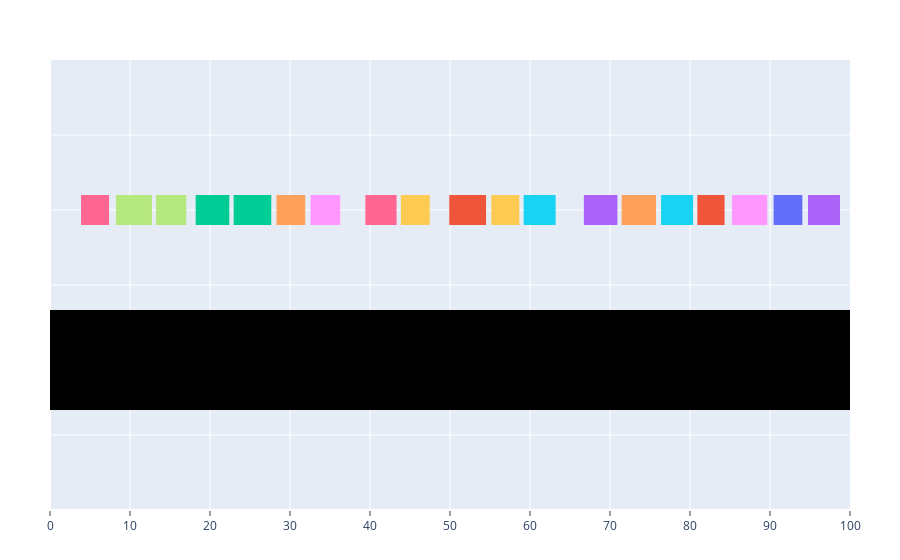

The notebook cell this image was saved under:
### Code cell
# Interactive plot with PlotlyJS backend
function plot_cars(curb_length, park_simulation)
    car_positions = park_simulation["parked_cars"]
    
    starts = map(x -> x[1], car_positions)
    ends = map(x -> x[2], car_positions)
    driverNo = map(x -> x[4], car_positions)

    x = [starts; ends]
    y = ones(2*size(x)[1])
    traces = [scatter(x=[0, curb_length], y=[0.1, 0.1], mode="lines", line=attr(width=100, color="black"))]
    
    for i in eachindex(starts)
        trace = scatter(x=[starts[i],ends[i]], y=[0.2,0.2], text="Driver $(driverNo[i])", mode="lines", line=attr(width=30))
        push!(traces, trace)
    end


    layout = Layout(showlegend=false, xaxis=attr(ticks="outside", tick0=0, dtick=10),
                    yaxis=attr(showticklabels=false, range=[0, 0.3]))
    
    
    plot(traces, layout)
end

plot_cars(curb_length, result)

### Figure 1 — Plotly figure (JSON) as saved in the notebook; plotly's stock layout.template omitted (floating-point values rounded to 4 significant figures)
{"data": [{"line": {"color": "black", "width": 100}, "mode": "lines", "type": "scatter", "x": [0, 100], "y": [0.1, 0.1]}, {"line": {"width": 30}, "mode": "lines", "text": "Driver 88", "type": "scatter", "x": [49.91, 54.51], "y": [0.2, 0.2]}, {"line": {"width": 30}, "mode": "lines", "text": "Driver 87", "type": "scatter", "x": [18.21, 22.41], "y": [0.2, 0.2]}, {"line": {"width": 30}, "mode": "lines", "text": "Driver 84", "type": "scatter", "x": [66.73, 70.93], "y": [0.2, 0.2]}, {"line": {"width": 30}, "mode": "lines", "text": "Driver 83", "type": "scatter", "x": [28.31, 31.91], "y": [0.2, 0.2]}, {"line": {"width": 30}, "mode": "lines", "text": "Driver 72", "type": "scatter", "x": [76.39, 80.39], "y": [0.2, 0.2]}, {"line": {"width": 30}, "mode": "lines", "text": "Driver 66", "type": "scatter", "x": [3.882, 7.382], "y": [0.2, 0.2]}, {"line": {"width": 30}, "mode": "lines", "text": "Driver 65", "type": "scatter", "x": [8.243, 12.74], "y": [0.2, 0.2]}, {"line": {"width": 30}, "mode": "lines", "text": "Driver 61", "type": "scatter", "x": [85.26, 89.66], "y": [0.2, 0.2]}, {"line": {"width": 30}, "mode": "lines", "text": "Driver 56", "type": "scatter", "x": [55.16, 58.66], "y": [0.2, 0.2]}, {"line": {"width": 30}, "mode": "lines", "text": "Driver 55", "type": "scatter", "x": [90.45, 94.05], "y": [0.2, 0.2]}, {"line": {"width": 30}, "mode": "lines", "text": "Driver 47", "type": "scatter", "x": [80.92, 84.32], "y": [0.2, 0.2]}, {"line": {"width": 30}, "mode": "lines", "text": "Driver 41", "type": "scatter", "x": [22.96, 27.66], "y": [0.2, 0.2]}, {"line": {"width": 30}, "mode": "lines", "text": "Driver 40", "type": "scatter", "x": [94.75, 98.75], "y": [0.2, 0.2]}, {"line": {"width": 30}, "mode": "lines", "text": "Driver 37", "type": "scatter", "x": [71.45, 75.75], "y": [0.2, 0.2]}, {"line": {"width": 30}, "mode": "lines", "text": "Driver 34", "type": "scatter", "x": [59.2, 63.2], "y": [0.2, 0.2]}, {"line": {"width": 30}, "mode": "lines", "text": "Driver 27", "type": "scatter", "x": [39.42, 43.32], "y": [0.2, 0.2]}, {"line": {"width": 30}, "mode": "lines", "text": "Driver 25", "type": "scatter", "x": [13.24, 17.04], "y": [0.2, 0.2]}, {"line": {"width": 30}, "mode": "lines", "text": "Driver 19", "type": "scatter", "x": [32.57, 36.27], "y": [0.2, 0.2]}, {"line": {"width": 30}, "mode": "lines", "text": "Driver 15", "type": "scatter", "x": [43.86, 47.46], "y": [0.2, 0.2]}], "layout": {"margin": {"b": 50, "l": 50, "r": 50, "t": 60}, "showlegend": false, "xaxis": {"dtick": 10, "tick0": 0, "ticks": "outside"}, "yaxis": {"range": [0, 0.3], "showticklabels": false}}}
